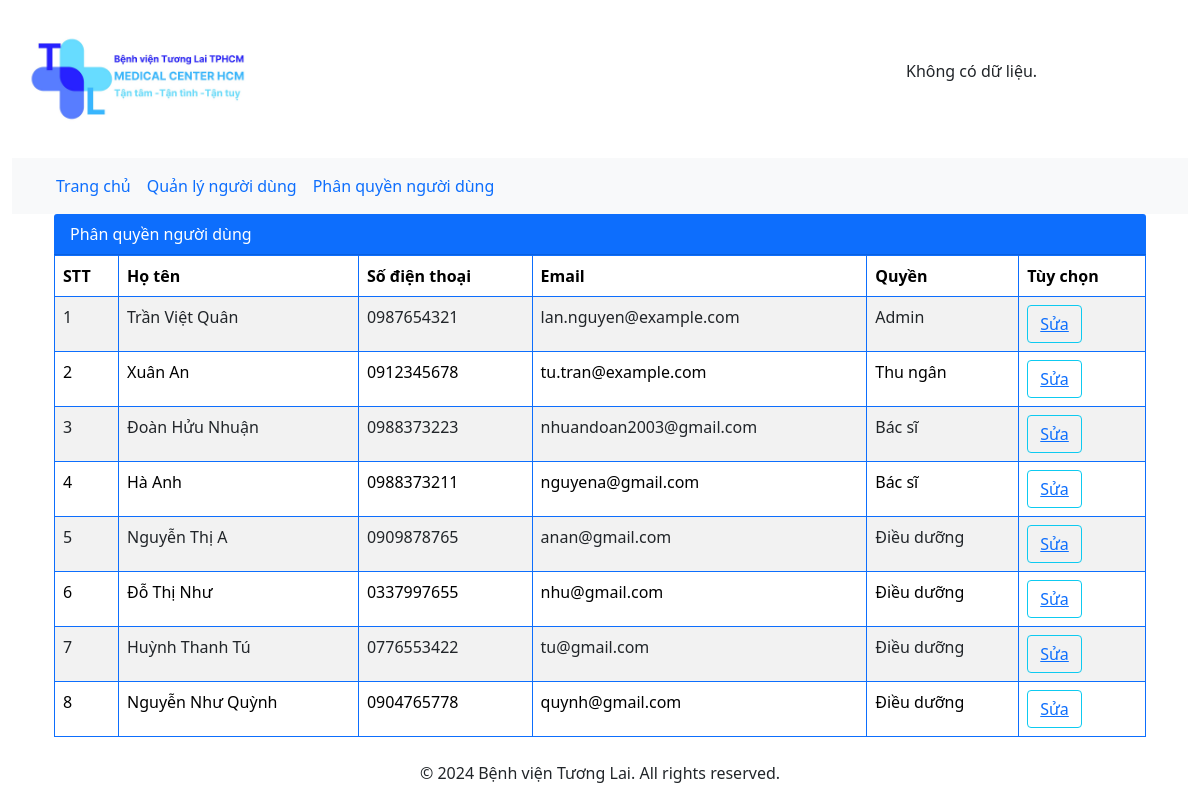
Screenshot of /index-staff.php?page-sub=phanquyennguoidung (signed in) with the database file from the repository.
### tables this page shows
CREATE TABLE `nhanvien` (
  `MaNV` int(11) NOT NULL,
  `Hoten` varchar(50) NOT NULL,
  `SDT` varchar(15) NOT NULL,
  `Email` varchar(50) NOT NULL,
  `Diachi` varchar(100) DEFAULT NULL,
  `Chucvu` varchar(50) NOT NULL,
  `iduser` int(11) DEFAULT NULL
);

### model/mQuanli.php (called while the page is built, shortened)
<?php
class mSanpham
{
    public function SelectALLND()
    {
        $p = new clsConnect();
        $con = $p->openConnect();
        if ($con) {
            $str = "select * from nhanvien";
            $tblSP = $con->query($str);
            return $tblSP;
        } else {
            return false;
        }
    }
}
?>

### controller/CQuanli.php (called while the page is built, shortened)
<?php
include_once('model/mQuanli.php');
class cSanpham
{
    public function getALLND()
    {
        $p = new mSanpham();
        $tblSP = $p->selectALLND();
        if (!$tblSP) {
            return -1;
        } else {
            if ($tblSP->num_rows > 0) {
                return $tblSP;
            } else {
                return 0;
            }
        }
    }
}
?>

### view/admin/phanquyennguoidung/index.php (the view, shortened to what this page needs)
<!DOCTYPE html>
<html lang="en">
<head>
    <link href="https://cdn.jsdelivr.net/npm/bootstrap@5.0.2/dist/css/bootstrap.min.css" rel="stylesheet"
>
</head>
<body>
    <div class="container">
        <div class="content">
            <div class="card-header bg-primary text-white d-flex justify-content-between align-items-center ">
                <span>Phân quyền người dùng</span>
            </div>
            <table class="table table-striped table table-hover table table-bordered border-primary">
                <thead>
                    <tr>
                        <th scope="col">STT</th>
                        <th scope="col">Họ tên</th>
                        <th scope="col">Số điện thoại</th>
                        <th scope="col">Email</th>
                        <th scope="col">Quyền</th>
                        <th scope="col">Tùy chọn</th>
                    </tr>
                </thead>
                <tbody>
                    <?php
                    include_once("controller/cquanli.php");
                    $p = new cSanpham();
                    $tblSP = $p->getALLND();
                    $dem = 1;
                    while ($r = $tblSP->fetch_assoc()) {
                        echo "<tr>";
                        echo "<td>$dem</td>";
                        echo "<td>" . $r['Hoten'] . "</td>";
                        echo "<td>" . $r['SDT'] . "</td>";
                        echo "<td>" . $r['Email'] . "</td>";
                        echo "<td>" . $r['Chucvu'] . "</td>";
                        echo '<td>
                        <button type="button" class="btn btn-outline-info"><a href="index-staff.php?page-sub=phanquyen&mand=' . $r['iduser'] . '">Sửa</a></button>
                        </td>';
                        $dem++;
                        echo "</tr>";
                    }
                    ?>
                </tbody>
            </table>
        </div>
    </div>
</body>
</html>

### rows the page displays
nhanvien: Hoten "Trần Việt Quân", SDT "0987654321", Email "lan.nguyen@example.com", Chucvu "Admin"
nhanvien: Hoten "Xuân An", SDT "0912345678", Email "tu.tran@example.com", Chucvu "Thu ngân"
nhanvien: Hoten "Đoàn Hửu Nhuận", SDT "0988373223", Email "nhuandoan2003@gmail.com", Chucvu "Bác sĩ"
nhanvien: Hoten "Hà Anh", SDT "0988373211", Email "nguyena@gmail.com", Chucvu "Bác sĩ"
nhanvien: Hoten "Nguyễn Thị A", SDT "0909878765", Email "anan@gmail.com", Chucvu "Điều dưỡng"
nhanvien: Hoten "Đỗ Thị Như", SDT "0337997655", Email "nhu@gmail.com", Chucvu "Điều dưỡng"
nhanvien: Hoten "Huỳnh Thanh Tú", SDT "0776553422", Email "tu@gmail.com", Chucvu "Điều dưỡng"
nhanvien: Hoten "Nguyễn Như Quỳnh", SDT "0904765778", Email "quynh@gmail.com", Chucvu "Điều dưỡng"
